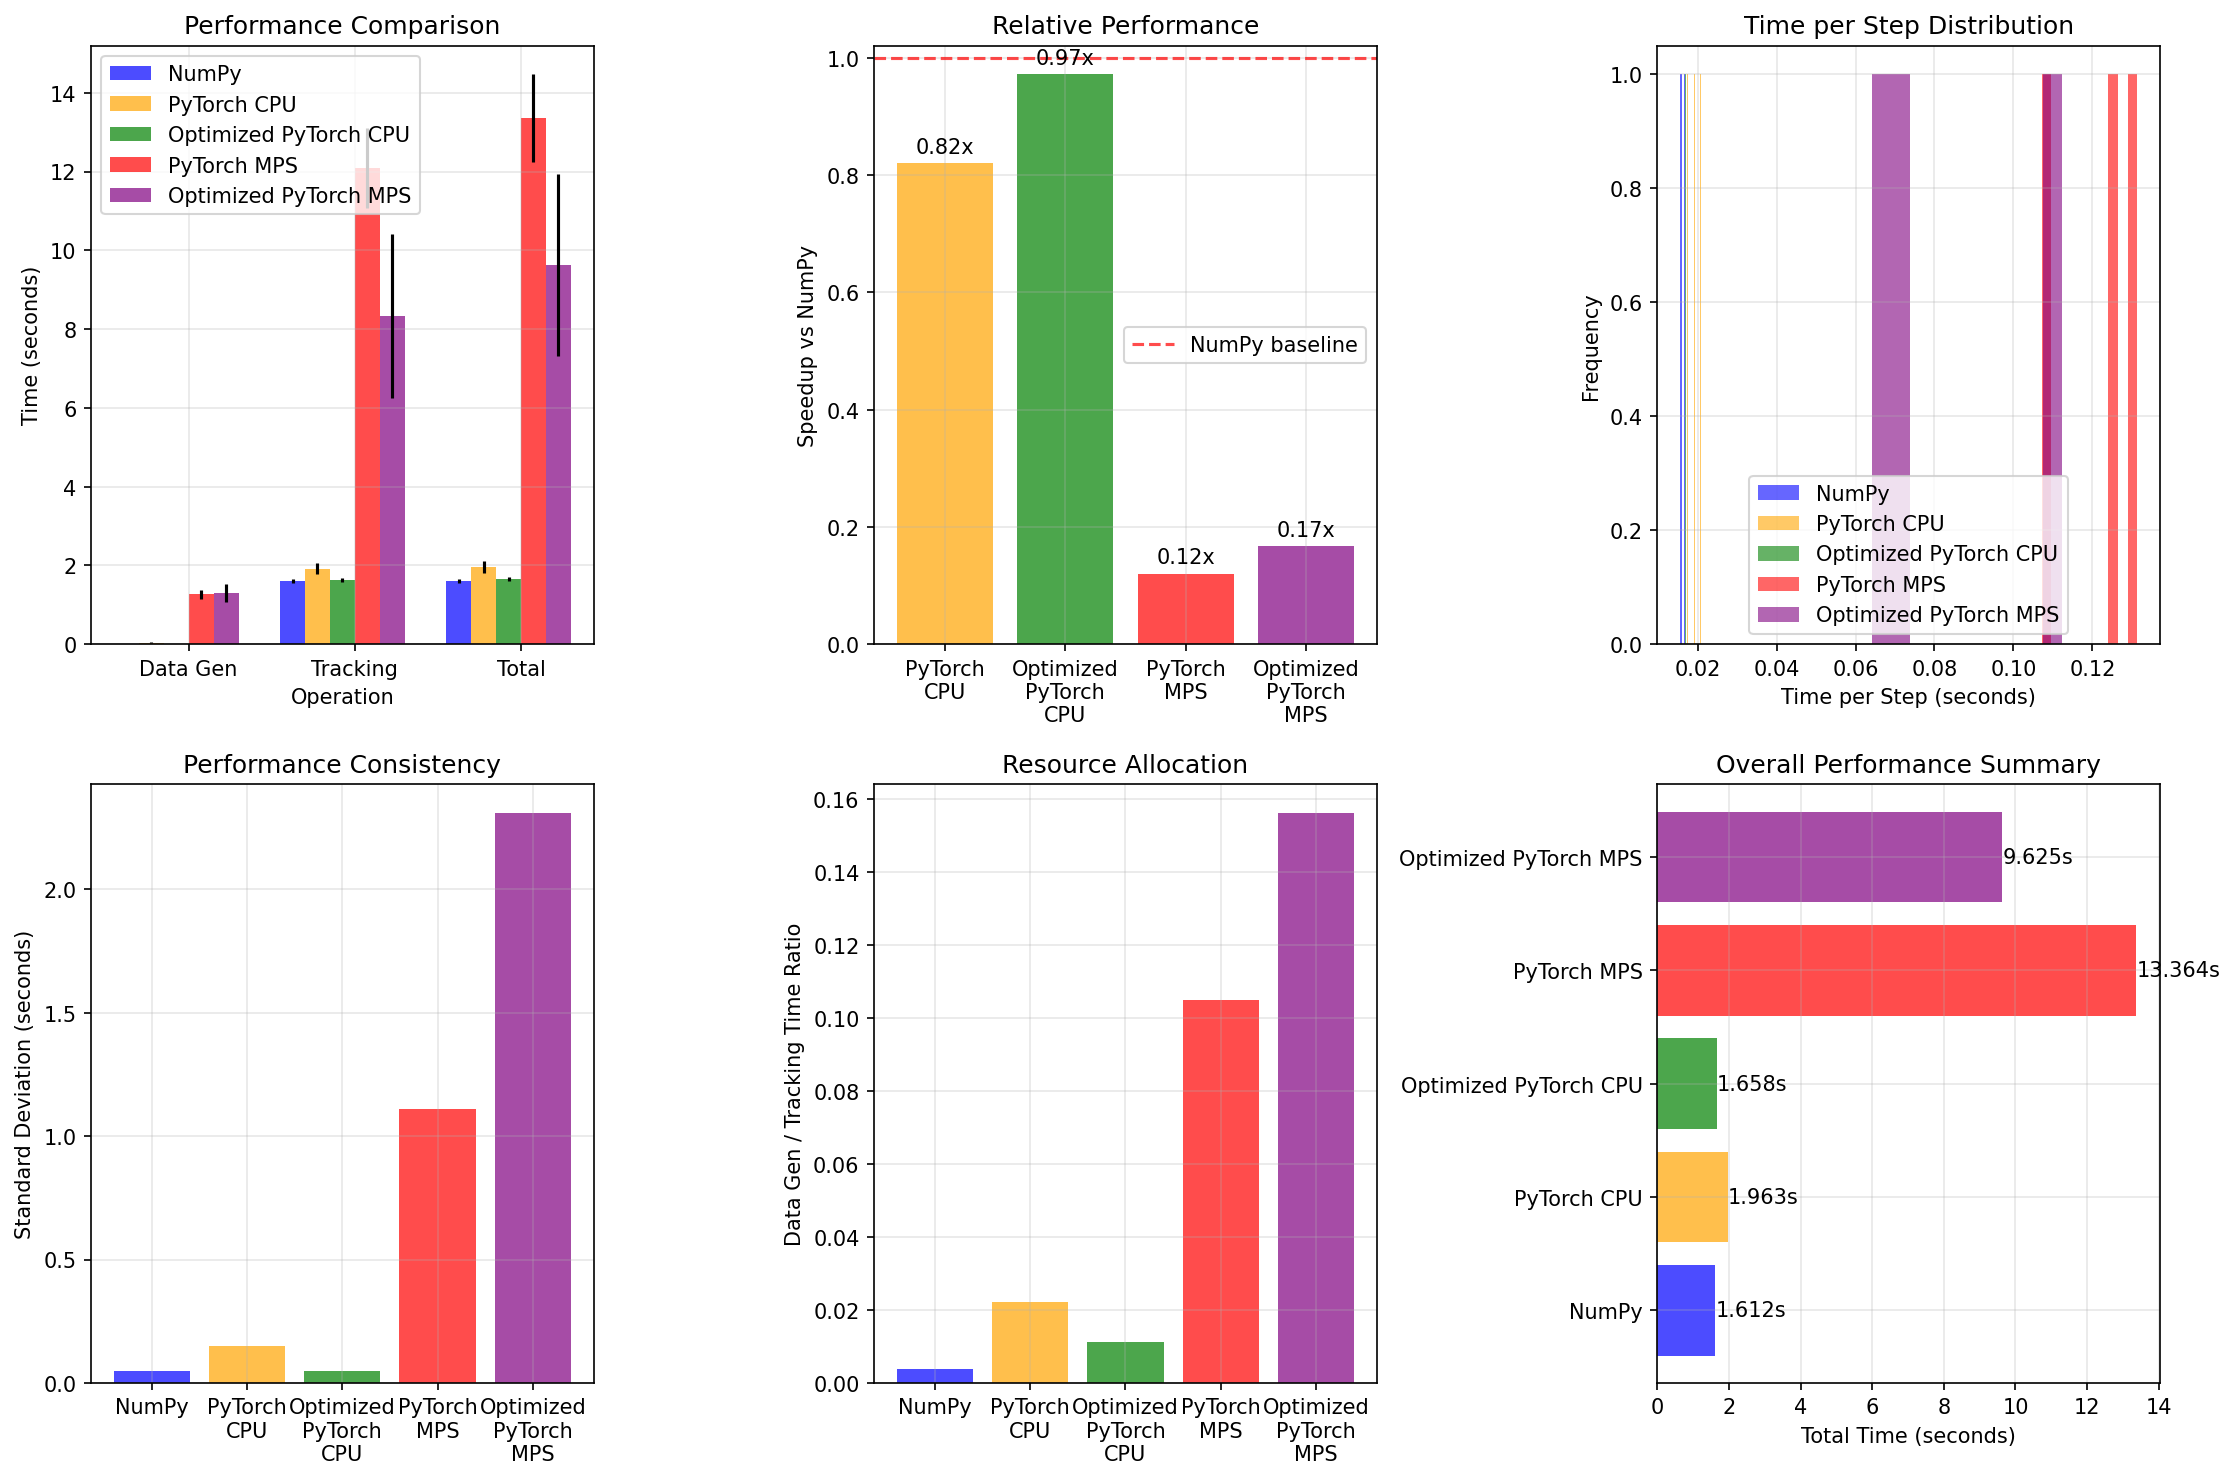

Reproduce this figure in Python.
#!/usr/bin/env python3
"""
Performance comparison including the optimized PyTorch implementation.
Tests NumPy, Original PyTorch, and Optimized PyTorch versions.
"""

import sys
import os
import time
import numpy as np
import matplotlib.pyplot as plt
from typing import Dict, List, Tuple

# Add implementation directories to path
sys.path.append(os.path.join(os.getcwd(), 'Torch_Implementation'))
sys.path.append(os.path.join(os.getcwd(), 'NumPy_Implementation'))
sys.path.append(os.path.join(os.getcwd(), 'Torch_Optimized'))

try:
    import torch
    TORCH_AVAILABLE = True
except ImportError:
    TORCH_AVAILABLE = False
    print("PyTorch not available, will only test NumPy implementation")


def get_parameters(device='cpu'):
    """Get simulation parameters."""
    num_steps = 100  # Reduced for faster comparison
    
    parameters = {
        'surveillance_region': np.array([[-3000, -3000], [3000, 3000]], dtype=np.float32),
        'prior_velocity_covariance': np.diag([10**2, 10**2]).astype(np.float32),
        'driving_noise_variance': 0.010,
        'length_steps': np.ones(num_steps, dtype=np.float32),
        'survival_probability': 0.999,
        
        'num_sensors': 2,
        'measurement_variance_range': 25**2,
        'measurement_variance_bearing': 0.5**2,
        'detection_probability': 0.9,
        'measurement_range': 2 * 3000,
        'mean_clutter': 5,
        'clutter_distribution': 1 / (360 * 2 * 3000),
        
        'detection_threshold': 0.5,
        'threshold_pruning': 1e-4,
        'minimum_track_length': 1,
        'num_particles': 5000  # Reduced for faster comparison
    }
    
    return parameters, num_steps


def run_numpy_implementation(parameters: Dict, num_steps: int, num_runs: int = 3) -> Dict:
    """Run NumPy implementation and measure performance."""
    print("Testing NumPy implementation...")
    
    from NumPy_Implementation.data_generator import Data_Generator as NumpyDataGenerator
    from NumPy_Implementation.bp_filter import BP_Filter as NumpyBPFilter
    
    times = {'data_gen': [], 'tracking': [], 'total': []}
    results = []
    
    for run in range(num_runs):
        print(f"  Run {run + 1}/{num_runs}")
        
        # Set seed for reproducibility
        np.random.seed(run)
        
        # Initialize
        data_gen = NumpyDataGenerator(random_seed=run)
        parameters['target_start_states'] = data_gen.get_start_states(5, 1000, 10)
        parameters['target_appearance_from_to'] = np.array([
            [5, 55], [10, 60], [15, 65], [20, 70], [25, 75]
        ], dtype=np.float32).T
        parameters['sensor_positions'] = data_gen.get_sensor_positions(parameters['num_sensors'], 5000)
        
        # Data generation
        start_time = time.time()
        true_tracks, all_measurements = data_gen.generate_simulation_data(parameters, num_steps)
        data_gen_time = time.time() - start_time
        times['data_gen'].append(data_gen_time)
        
        # Tracking
        bp_filter = NumpyBPFilter(parameters)
        unknown_number = 0.01
        unknown_particles = np.random.rand(2, parameters['num_particles']) * 6000 - 3000
        
        start_time = time.time()
        estimates = []
        estimated_cardinalities = []
        
        for step in range(num_steps):
            result = bp_filter.track_step(all_measurements[step], unknown_number, unknown_particles, step)
            estimates.append(result['estimates'])
            estimated_cardinalities.append(result['estimated_cardinality'])
        
        tracking_time = time.time() - start_time
        times['tracking'].append(tracking_time)
        times['total'].append(data_gen_time + tracking_time)
        
        results.append({
            'estimates': estimates,
            'estimated_cardinalities': estimated_cardinalities,
            'true_tracks': true_tracks
        })
    
    # Compute statistics
    stats = {}
    for key in times:
        stats[key] = {
            'mean': np.mean(times[key]),
            'std': np.std(times[key]),
            'min': np.min(times[key]),
            'max': np.max(times[key])
        }
    
    return {'times': times, 'stats': stats, 'results': results}


def run_torch_implementation(parameters: Dict, num_steps: int, num_runs: int = 3, 
                           device: str = 'cpu', optimized: bool = False) -> Dict:
    """Run PyTorch implementation and measure performance."""
    if not TORCH_AVAILABLE:
        return None
        
    impl_name = "Optimized PyTorch" if optimized else "Original PyTorch"
    print(f"Testing {impl_name} implementation on {device}...")
    
    if optimized:
        from Torch_Optimized.data_generator import Data_Generator as TorchDataGenerator
        from Torch_Optimized.bp_filter import BP_Filter as TorchBPFilter
    else:
        from Torch_Implementation.data_generator import Data_Generator as TorchDataGenerator
        from Torch_Implementation.bp_filter import BP_Filter as TorchBPFilter
    
    times = {'data_gen': [], 'tracking': [], 'total': []}
    results = []
    
    # Convert parameters to torch tensors
    torch_params = parameters.copy()
    torch_params['surveillance_region'] = torch.tensor(parameters['surveillance_region'], device=device)
    torch_params['prior_velocity_covariance'] = torch.tensor(parameters['prior_velocity_covariance'], device=device)
    torch_params['length_steps'] = torch.tensor(parameters['length_steps'], device=device)
    
    for run in range(num_runs):
        print(f"  Run {run + 1}/{num_runs}")
        
        # Set seed for reproducibility
        torch.manual_seed(run)
        np.random.seed(run)
        
        # Initialize
        data_gen = TorchDataGenerator(device=device)
        torch_params['target_start_states'] = data_gen.get_start_states(5, 1000, 10)
        torch_params['target_appearance_from_to'] = torch.tensor([
            [5, 55], [10, 60], [15, 65], [20, 70], [25, 75]
        ], dtype=torch.float32, device=device).T
        torch_params['sensor_positions'] = data_gen.get_sensor_positions(torch_params['num_sensors'], 5000)
        
        # Data generation
        start_time = time.time()
        if optimized:
            true_tracks, all_measurements = data_gen.generate_simulation_data(torch_params, num_steps, batch_size=20)
        else:
            true_tracks, all_measurements = data_gen.generate_simulation_data(torch_params, num_steps)
        
        if device in ['cuda', 'mps']:
            if device == 'cuda':
                torch.cuda.synchronize()
            # MPS doesn't have synchronize, but operations should be complete
        
        data_gen_time = time.time() - start_time
        times['data_gen'].append(data_gen_time)
        
        # Tracking
        bp_filter = TorchBPFilter(torch_params, device=device)
        unknown_number = 0.01
        unknown_particles = torch.rand(2, torch_params['num_particles'], device=device) * 6000 - 3000
        
        start_time = time.time()
        estimates = []
        estimated_cardinalities = []
        
        for step in range(num_steps):
            result = bp_filter.track_step(all_measurements[step], unknown_number, unknown_particles, step)
            estimates.append(result['estimates'])
            estimated_cardinalities.append(result['estimated_cardinality'])
        
        if device in ['cuda', 'mps']:
            if device == 'cuda':
                torch.cuda.synchronize()
        
        tracking_time = time.time() - start_time
        times['tracking'].append(tracking_time)
        times['total'].append(data_gen_time + tracking_time)
        
        # Convert results to CPU for comparison
        cpu_true_tracks = true_tracks.cpu().numpy() if hasattr(true_tracks, 'cpu') else true_tracks
        cpu_cardinalities = [c.cpu().item() if hasattr(c, 'cpu') else c for c in estimated_cardinalities]
        
        results.append({
            'estimates': estimates,
            'estimated_cardinalities': cpu_cardinalities,
            'true_tracks': cpu_true_tracks
        })
    
    # Compute statistics
    stats = {}
    for key in times:
        stats[key] = {
            'mean': np.mean(times[key]),
            'std': np.std(times[key]),
            'min': np.min(times[key]),
            'max': np.max(times[key])
        }
    
    return {'times': times, 'stats': stats, 'results': results}


def compare_accuracy(numpy_results: Dict, torch_results: Dict) -> Dict:
    """Compare accuracy between implementations."""
    if torch_results is None:
        return {}
        
    numpy_cards = []
    torch_cards = []
    
    # Collect cardinalities from all runs
    for result in numpy_results['results']:
        numpy_cards.extend(result['estimated_cardinalities'])
    
    for result in torch_results['results']:
        torch_cards.extend(result['estimated_cardinalities'])
    
    # Compute metrics
    mse = np.mean((np.array(numpy_cards) - np.array(torch_cards))**2)
    mae = np.mean(np.abs(np.array(numpy_cards) - np.array(torch_cards)))
    correlation = np.corrcoef(numpy_cards, torch_cards)[0, 1]
    
    return {
        'mse': mse,
        'mae': mae,
        'correlation': correlation,
        'numpy_mean_card': np.mean(numpy_cards),
        'torch_mean_card': np.mean(torch_cards)
    }


def plot_results(results_dict: Dict):
    """Plot comprehensive comparison results."""
    fig, axes = plt.subplots(2, 3, figsize=(15, 10))
    
    # Extract results
    implementations = list(results_dict.keys())
    colors = ['blue', 'orange', 'green', 'red', 'purple']
    
    # Performance comparison
    ax = axes[0, 0]
    categories = ['Data Gen', 'Tracking', 'Total']
    x_pos = np.arange(len(categories))
    width = 0.15
    
    for i, (impl_name, result) in enumerate(results_dict.items()):
        if result is None:
            continue
        means = [result['stats']['data_gen']['mean'],
                result['stats']['tracking']['mean'],
                result['stats']['total']['mean']]
        stds = [result['stats']['data_gen']['std'],
               result['stats']['tracking']['std'],
               result['stats']['total']['std']]
        
        offset = (i - len(results_dict)/2) * width
        ax.bar(x_pos + offset, means, width, yerr=stds, 
               label=impl_name, alpha=0.7, color=colors[i])
    
    ax.set_xlabel('Operation')
    ax.set_ylabel('Time (seconds)')
    ax.set_title('Performance Comparison')
    ax.set_xticks(x_pos)
    ax.set_xticklabels(categories)
    ax.legend()
    ax.grid(True, alpha=0.3)
    
    # Speedup comparison (relative to NumPy)
    ax = axes[0, 1]
    if 'NumPy' in results_dict:
        numpy_total = results_dict['NumPy']['stats']['total']['mean']
        speedups = []
        labels = []
        
        for impl_name, result in results_dict.items():
            if result is None or impl_name == 'NumPy':
                continue
            speedup = numpy_total / result['stats']['total']['mean']
            speedups.append(speedup)
            labels.append(impl_name.replace(' ', '\n'))
        
        bars = ax.bar(labels, speedups, alpha=0.7, color=colors[1:len(speedups)+1])
        ax.axhline(y=1, color='red', linestyle='--', alpha=0.7, label='NumPy baseline')
        ax.set_ylabel('Speedup vs NumPy')
        ax.set_title('Relative Performance')
        ax.legend()
        ax.grid(True, alpha=0.3)
        
        # Add value labels on bars
        for bar, speedup in zip(bars, speedups):
            height = bar.get_height()
            ax.text(bar.get_x() + bar.get_width()/2., height + 0.01,
                   f'{speedup:.2f}x', ha='center', va='bottom')
    
    # Memory transfer analysis (time per step)
    ax = axes[0, 2]
    for i, (impl_name, result) in enumerate(results_dict.items()):
        if result is None:
            continue
        time_per_step = [t / 100 for t in result['times']['tracking']]  # 100 steps
        ax.hist(time_per_step, alpha=0.6, label=impl_name, bins=10, color=colors[i])
    
    ax.set_xlabel('Time per Step (seconds)')
    ax.set_ylabel('Frequency')
    ax.set_title('Time per Step Distribution')
    ax.legend()
    ax.grid(True, alpha=0.3)
    
    # Variance analysis
    ax = axes[1, 0]
    variances = []
    labels = []
    for impl_name, result in results_dict.items():
        if result is None:
            continue
        variance = result['stats']['total']['std']
        variances.append(variance)
        labels.append(impl_name.replace(' ', '\n'))
    
    bars = ax.bar(labels, variances, alpha=0.7, color=colors[:len(variances)])
    ax.set_ylabel('Standard Deviation (seconds)')
    ax.set_title('Performance Consistency')
    ax.grid(True, alpha=0.3)
    
    # Efficiency metrics
    ax = axes[1, 1]
    if len(results_dict) >= 2:
        # Show data generation vs tracking time ratio
        ratios = []
        labels = []
        for impl_name, result in results_dict.items():
            if result is None:
                continue
            ratio = result['stats']['data_gen']['mean'] / result['stats']['tracking']['mean']
            ratios.append(ratio)
            labels.append(impl_name.replace(' ', '\n'))
        
        ax.bar(labels, ratios, alpha=0.7, color=colors[:len(ratios)])
        ax.set_ylabel('Data Gen / Tracking Time Ratio')
        ax.set_title('Resource Allocation')
        ax.grid(True, alpha=0.3)
    
    # Overall performance summary
    ax = axes[1, 2]
    if 'NumPy' in results_dict:
        summary_data = []
        summary_labels = []
        
        for impl_name, result in results_dict.items():
            if result is None:
                continue
            total_time = result['stats']['total']['mean']
            summary_data.append(total_time)
            summary_labels.append(impl_name)
        
        # Create horizontal bar chart
        y_pos = np.arange(len(summary_labels))
        ax.barh(y_pos, summary_data, alpha=0.7, color=colors[:len(summary_data)])
        ax.set_yticks(y_pos)
        ax.set_yticklabels(summary_labels)
        ax.set_xlabel('Total Time (seconds)')
        ax.set_title('Overall Performance Summary')
        ax.grid(True, alpha=0.3)
        
        # Add value labels
        for i, (label, time) in enumerate(zip(summary_labels, summary_data)):
            ax.text(time + 0.01, i, f'{time:.3f}s', va='center')
    
    plt.tight_layout()
    plt.savefig('/Users/lipingb/Desktop/BP-MTT/performance_comparison_optimized.png', dpi=150, bbox_inches='tight')
    plt.show()


def main():
    """Main comparison function."""
    print("=== Comprehensive BP Multi-Target Tracking Performance Comparison ===")
    print()
    
    # Get parameters
    parameters, num_steps = get_parameters()
    num_runs = 3
    
    print(f"Configuration:")
    print(f"  Steps: {num_steps}")
    print(f"  Particles: {parameters['num_particles']}")
    print(f"  Sensors: {parameters['num_sensors']}")
    print(f"  Runs: {num_runs}")
    print()
    
    results_dict = {}
    
    # Run NumPy implementation
    results_dict['NumPy'] = run_numpy_implementation(parameters, num_steps, num_runs)
    
    # Run PyTorch implementations
    if TORCH_AVAILABLE:
        # Original PyTorch CPU
        results_dict['PyTorch CPU'] = run_torch_implementation(parameters, num_steps, num_runs, device='cpu', optimized=False)
        
        # Optimized PyTorch CPU
        results_dict['Optimized PyTorch CPU'] = run_torch_implementation(parameters, num_steps, num_runs, device='cpu', optimized=True)
        
        # GPU implementations
        if torch.cuda.is_available():
            results_dict['PyTorch CUDA'] = run_torch_implementation(parameters, num_steps, num_runs, device='cuda', optimized=False)
            results_dict['Optimized PyTorch CUDA'] = run_torch_implementation(parameters, num_steps, num_runs, device='cuda', optimized=True)
        elif torch.backends.mps.is_available():
            results_dict['PyTorch MPS'] = run_torch_implementation(parameters, num_steps, num_runs, device='mps', optimized=False)
            results_dict['Optimized PyTorch MPS'] = run_torch_implementation(parameters, num_steps, num_runs, device='mps', optimized=True)
    
    # Print results
    print("\n=== COMPREHENSIVE PERFORMANCE RESULTS ===")
    
    baseline_time = results_dict['NumPy']['stats']['total']['mean']
    
    for impl_name, result in results_dict.items():
        if result is None:
            continue
            
        print(f"\n{impl_name}:")
        print(f"  Data Generation: {result['stats']['data_gen']['mean']:.3f} ± {result['stats']['data_gen']['std']:.3f}s")
        print(f"  Tracking:        {result['stats']['tracking']['mean']:.3f} ± {result['stats']['tracking']['std']:.3f}s")
        print(f"  Total:           {result['stats']['total']['mean']:.3f} ± {result['stats']['total']['std']:.3f}s")
        print(f"  Time per step:   {result['stats']['tracking']['mean']/num_steps:.5f}s")
        
        if impl_name != 'NumPy':
            speedup = baseline_time / result['stats']['total']['mean']
            print(f"  Speedup vs NumPy: {speedup:.2f}x")
    
    # Create comprehensive visualization
    plot_results(results_dict)
    
    print(f"\nComprehensive comparison complete! Results saved to performance_comparison_optimized.png")
    
    return results_dict


if __name__ == "__main__":
    results = main()